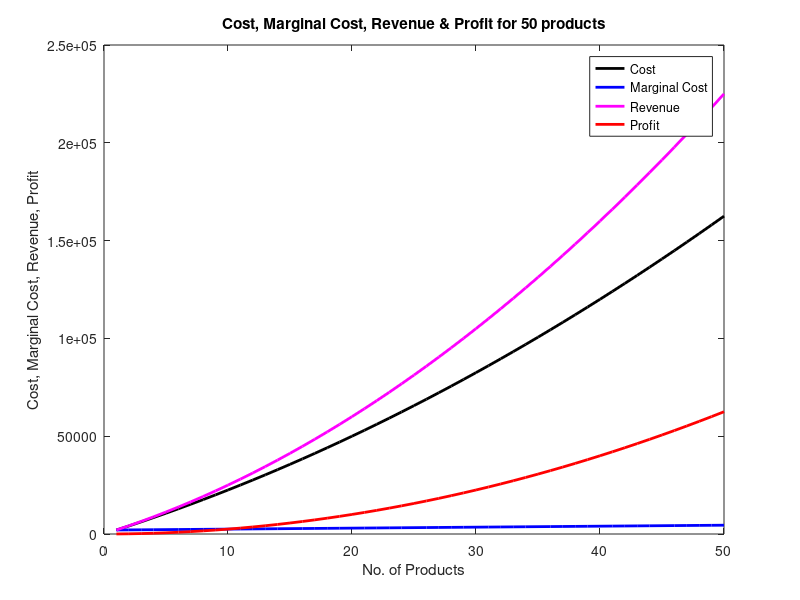
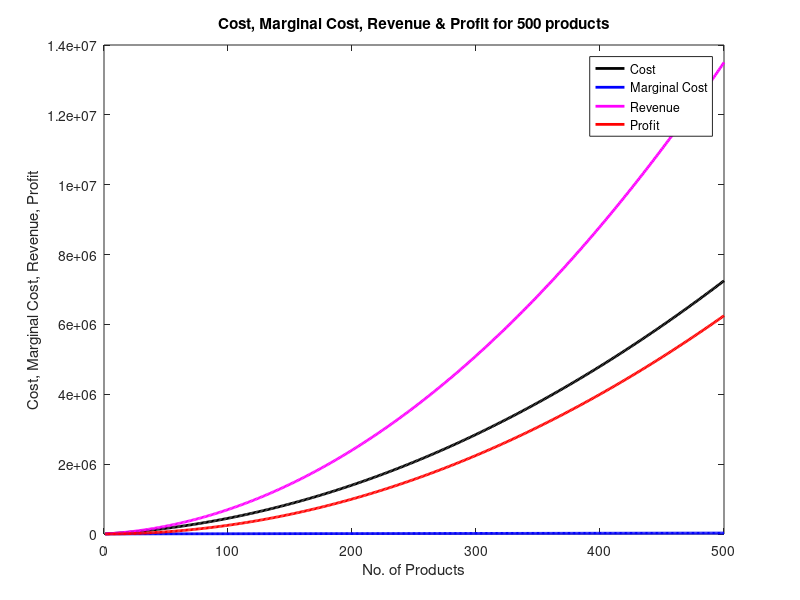
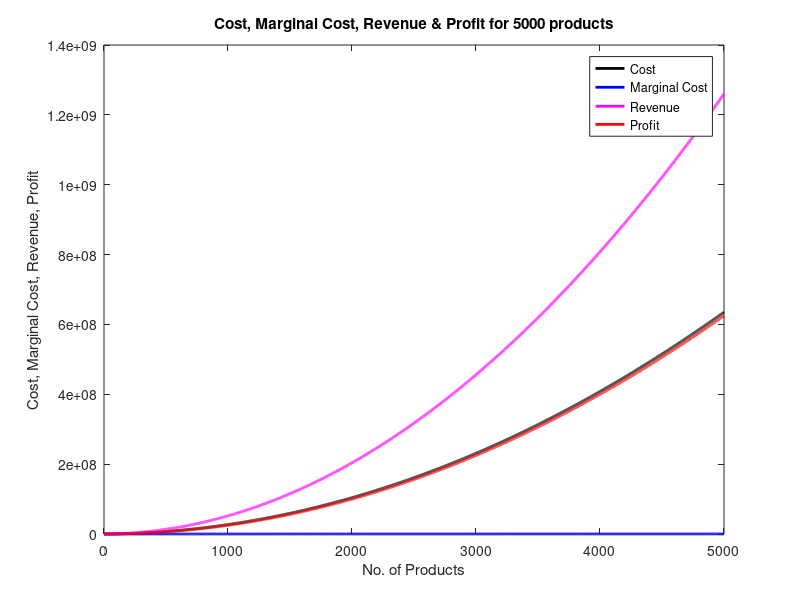
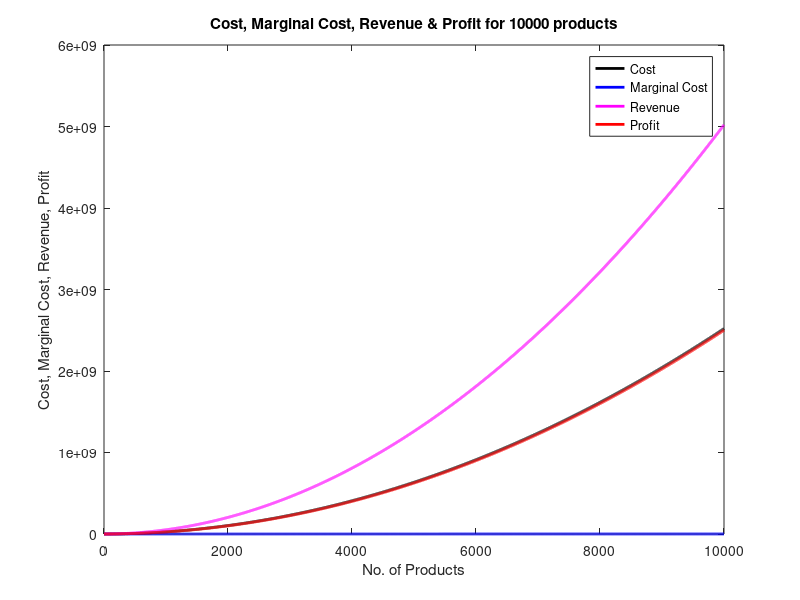

Source code (MATLAB) for these figures, in order:
%Program written by Divya M (199031001)
%Homework-1 of Restructured Power System (EE5054S)
%Fundamentals of Power System Economics by Daniel S % Kirschen & Goran Strbac

clc; clear all; close all;

% question 2.1 
% Cost of manufacturing a given product; C(q) = 25q^2 + 2000q 
% Marginal cost  = dC(q)/dq = 50q +2000
% Revenue = qC(q)/dq = 50q^2 + 2000q
% Profit = Revenue -C(q)

q=10000; % Quantity manufactured
for i1 = 1:q
    Cost(i1) = 25*i1^2 + 2000*i1;
    MC(i1) = 50*i1 +2000;
    Revenue(i1) = 50*i1^2 + 2000*i1;
    Profit(i1) = Revenue(i1) - Cost(i1);
end

%plots of Cost, Marginal Cost, Revenue and Profit 

figure(1)
x1 = 1:50;
Cost1 = Cost(x1);
MC1 = MC(x1);
Revenue1 = Revenue(x1);
Profit1 = Profit(x1);
set(gcf,'Name','Cost, Marginal Cost, Revenue and Profit','Color','w')
plot(x1,Cost1,'-k','LineWidth',2)
hold on;
plot(x1,MC1,'-b','LineWidth',2)
hold on;
plot(x1,Revenue1,'-m','LineWidth',2)
hold on;
plot(x1,Profit1,'-r','LineWidth',2)
hold on;
xlabel('No. of Products')
ylabel('Cost, Marginal Cost, Revenue, Profit')
title('Cost, Marginal Cost, Revenue & Profit for 50 products')
legend('Cost','Marginal Cost','Revenue','Profit');
    
figure(2)
x2 = 1:500;
Cost2 = Cost(x2);
MC2 = MC(x2);
Revenue2 = Revenue(x2);
Profit2 = Profit(x2);
set(gcf,'Name','Cost, Marginal Cost, Revenue and Profit','Color','w')
plot(x2,Cost2,'-k','LineWidth',2)
hold on;
plot(x2,MC2,'-b','LineWidth',2)
hold on;
plot(x2,Revenue2,'-m','LineWidth',2)
hold on;
plot(x2,Profit2,'-r','LineWidth',2)
hold on;
xlabel('No. of Products')
ylabel('Cost, Marginal Cost, Revenue, Profit')
title('Cost, Marginal Cost, Revenue & Profit for 500 products')
legend('Cost','Marginal Cost','Revenue','Profit');

figure(3)
x3 = 1:5000;
Cost3 = Cost(x3);
MC3 = MC(x3);
Revenue3 = Revenue(x3);
Profit3 = Profit(x3);
set(gcf,'Name','Cost, Marginal Cost, Revenue and Profit','Color','w')
plot(x3,Cost3,'-k','LineWidth',2)
hold on;
plot(x3,MC3,'-b','LineWidth',2)
hold on;
plot(x3,Revenue3,'-m','LineWidth',2)
hold on;
plot(x3,Profit3,'-r','LineWidth',2)
hold on;
xlabel('No. of Products')
ylabel('Cost, Marginal Cost, Revenue, Profit')
title('Cost, Marginal Cost, Revenue & Profit for 5000 products')
legend('Cost','Marginal Cost','Revenue','Profit');

figure(4)
x4 = 1:10000;
Cost4 = Cost(x4);
MC4 = MC(x4);
Revenue4 = Revenue(x4);
Profit4 = Profit(x4);
set(gcf,'Name','Cost, Marginal Cost, Revenue and Profit','Color','w')
plot(x4,Cost4,'-k','LineWidth',2)
hold on;
plot(x4,MC4,'-b','LineWidth',2)
hold on;
plot(x4,Revenue4,'-m','LineWidth',2)
hold on;
plot(x4,Profit4,'-r','LineWidth',2)
hold on;
xlabel('No. of Products')
ylabel('Cost, Marginal Cost, Revenue, Profit')
title('Cost, Marginal Cost, Revenue & Profit for 10000 products')
legend('Cost','Marginal Cost','Revenue','Profit');

figure(5)
x = 1:q;
set(gcf,'Name','Marginal Cost','Color','w')
plot(x,MC,'-b','LineWidth',2)
hold on;
xlabel('No. of Products')
ylabel('Marginal Cost')
title('Marginal Cost')
legend('Marginal Cost');